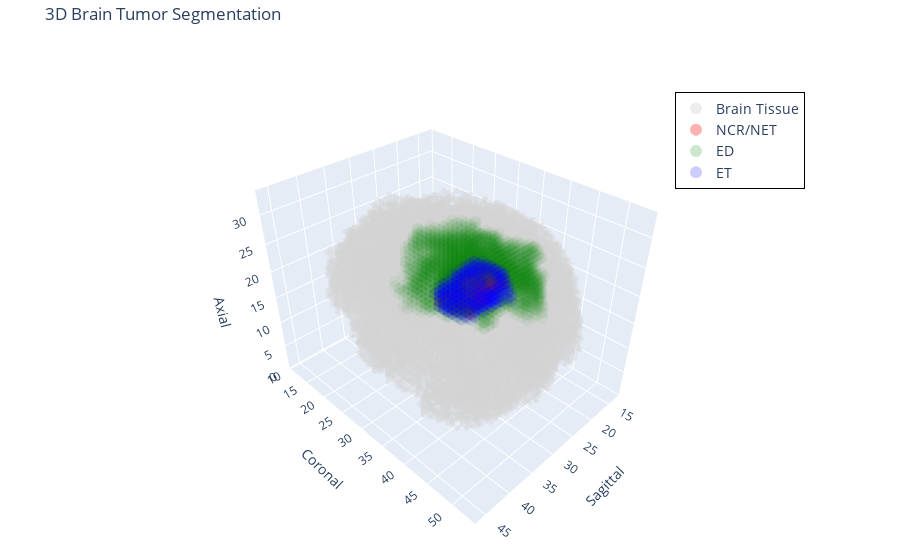

Source (notebook cell):
### Markdown cell above
## 🌐 3D Brain Tumor Visualization

### Code cell
factor = 4
brain = t1ce_data[::factor, ::factor, ::factor]
seg = seg_data[::factor, ::factor, ::factor]

brain_norm = (brain - brain.min()) / (brain.max() - brain.min())

x, y, z = np.mgrid[0:brain.shape[0], 0:brain.shape[1], 0:brain.shape[2]]

fig = go.Figure()

brain_mask = brain_norm > 0.2
coords = np.where(brain_mask)
sample_idx = np.random.choice(len(coords[0]), min(15000, len(coords[0])), replace=False)

fig.add_trace(go.Scatter3d(
    x=coords[0][sample_idx],
    y=coords[1][sample_idx],
    z=coords[2][sample_idx],
    mode='markers',
    marker=dict(size=2, color='lightgray', opacity=0.4),
    name='Brain Tissue'
))

tumor_classes = {
    1: ("NCR/NET", "red", 0.3),    
    2: ("ED", "green", 0.05),      
    4: ("ET", "blue", 0.1)      
}

for lbl, (label_name, color, opacity) in tumor_classes.items():
    coords = np.where(seg == lbl)
    if coords[0].size > 0:
        sample_idx = np.random.choice(len(coords[0]), min(3000, len(coords[0])), replace=False)
        fig.add_trace(go.Scatter3d(
            x=coords[0][sample_idx],
            y=coords[1][sample_idx],
            z=coords[2][sample_idx],
            mode='markers',
            marker=dict(size=4, color=color, opacity=opacity),
            name=label_name
        ))

fig.update_layout(
    title='3D Brain Tumor Segmentation',
    scene=dict(
        xaxis_title='Sagittal',
        yaxis_title='Coronal',
        zaxis_title='Axial',
        aspectmode='data',
        camera=dict(eye=dict(x=1.5, y=1.5, z=1.5))
    ),
    margin=dict(l=0, r=0, b=0, t=40),
    legend=dict(
        x=0.75, y=0.9,
        bgcolor='rgba(255,255,255,0.6)',
        bordercolor='black',
        borderwidth=1,
        itemsizing='constant',
        font=dict(size=14)
    )
)

fig.show()

### Figure 1 — Plotly figure (JSON) as saved in the notebook; plotly's stock layout.template omitted (floating-point values rounded to 4 significant figures; data arrays with more than 128 entries replaced by an {"elided": "..."} marker saying what was removed)
{"data": [{"marker": {"color": "lightgray", "opacity": 0.4, "size": 2}, "mode": "markers", "name": "Brain Tissue", "type": "scatter3d", "x": {"elided": "15000 int values"}, "y": {"elided": "15000 int values"}, "z": {"elided": "15000 int values"}}, {"marker": {"color": "red", "opacity": 0.3, "size": 4}, "mode": "markers", "name": "NCR/NET", "type": "scatter3d", "x": {"elided": "246 int values"}, "y": {"elided": "246 int values"}, "z": {"elided": "246 int values"}}, {"marker": {"color": "green", "opacity": 0.05, "size": 4}, "mode": "markers", "name": "ED", "type": "scatter3d", "x": {"elided": "2623 int values"}, "y": {"elided": "2623 int values"}, "z": {"elided": "2623 int values"}}, {"marker": {"color": "blue", "opacity": 0.1, "size": 4}, "mode": "markers", "name": "ET", "type": "scatter3d", "x": {"elided": "438 int values"}, "y": {"elided": "438 int values"}, "z": {"elided": "438 int values"}}], "layout": {"legend": {"bgcolor": "rgba(255,255,255,0.6)", "bordercolor": "black", "borderwidth": 1, "font": {"size": 14}, "itemsizing": "constant", "x": 0.75, "y": 0.9}, "margin": {"b": 0, "l": 0, "r": 0, "t": 40}, "scene": {"aspectmode": "data", "camera": {"eye": {"x": 1.5, "y": 1.5, "z": 1.5}}, "xaxis": {"title": {"text": "Sagittal"}}, "yaxis": {"title": {"text": "Coronal"}}, "zaxis": {"title": {"text": "Axial"}}}, "title": {"text": "3D Brain Tumor Segmentation"}}}
